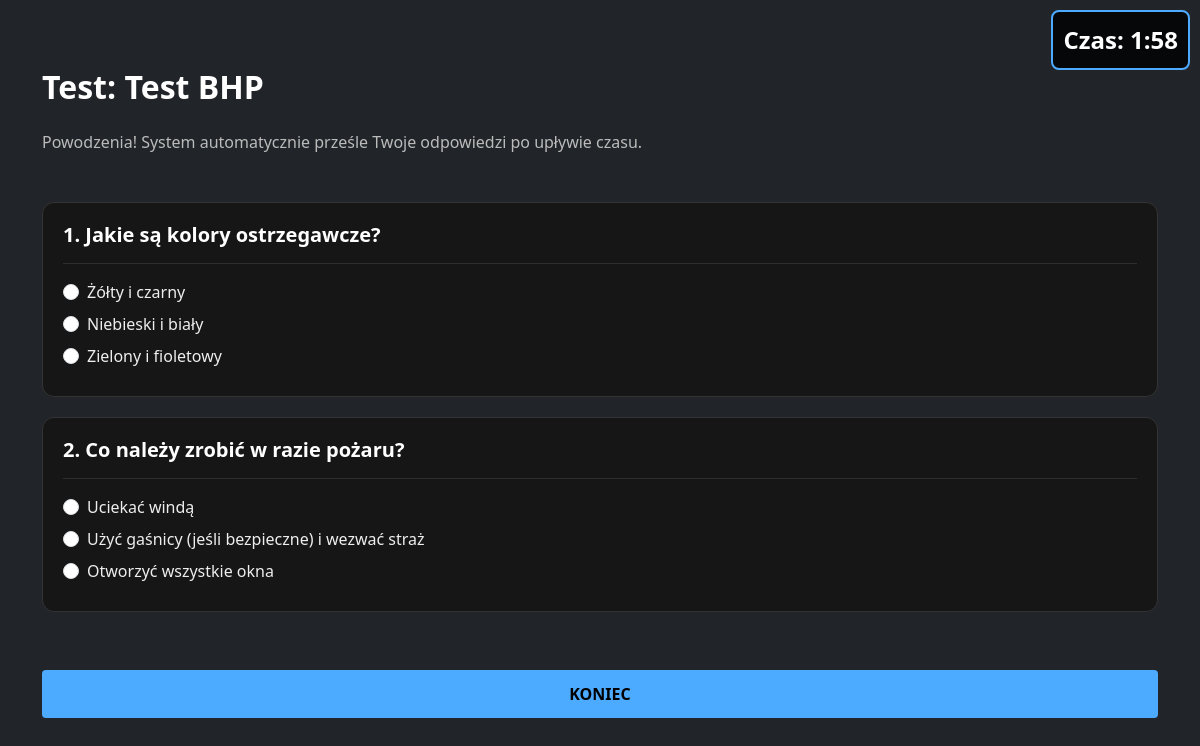
Screenshot of /lab14/test.php (signed in) with the database file from the repository.
### tables this page shows
CREATE TABLE IF NOT EXISTS `testy` (
  `id_testu` int(11) NOT NULL AUTO_INCREMENT,
  `nazwa_testu` varchar(255) NOT NULL,
  `opis` text,
  `czas_trwania` int(11) NOT NULL DEFAULT 600 COMMENT 'Czas w sekundach (domyślnie 10 min)',
  PRIMARY KEY (`id_testu`)
);

CREATE TABLE IF NOT EXISTS `pytania` (
  `id_pytania` int(11) NOT NULL AUTO_INCREMENT,
  `tresc_pytania` text NOT NULL,
  `id_testu` int(11) NOT NULL,
  PRIMARY KEY (`id_pytania`),
  CONSTRAINT `fk_pytania_testy` FOREIGN KEY (`id_testu`) REFERENCES `testy` (`id_testu`) ON DELETE CASCADE
);

CREATE TABLE IF NOT EXISTS `odpowiedzi` (
  `id_odpowiedzi` int(11) NOT NULL AUTO_INCREMENT,
  `id_pytania` int(11) NOT NULL,
  `tresc_odpowiedzi` text NOT NULL,
  `czy_poprawna` tinyint(1) NOT NULL DEFAULT 0,
  PRIMARY KEY (`id_odpowiedzi`),
  CONSTRAINT `fk_odpowiedzi_pytania` FOREIGN KEY (`id_pytania`) REFERENCES `pytania` (`id_pytania`) ON DELETE CASCADE
);

### lab14/test.php (the view, shortened to what this page needs)
<?php
require_once 'db_config.php';
$id_testu = $_GET['id'] ?? 1;
$stmt = $conn->prepare("SELECT * FROM testy WHERE id_testu = ?");
$stmt->execute([$id_testu]);
$test = $stmt->fetch();
$stmt_pytania = $conn->prepare("SELECT * FROM pytania WHERE id_testu = ?");
$stmt_pytania->execute([$id_testu]);
$pytania = $stmt_pytania->fetchAll();
$czas_trwania = $test['czas_trwania'];
?>
<!DOCTYPE html>
<html lang="pl">
<head>
    <link href="https://cdn.jsdelivr.net/npm/bootstrap@5.3.0/dist/css/bootstrap.min.css" rel="stylesheet">
    <link rel="stylesheet" href="../style.css">
</head>
<body class="bg-dark text-light">
    <div id="timer">Czas: <span id="time-left"><?php echo floor($czas_trwania / 60); ?>:<?php echo sprintf('%02d', $czas_trwania % 60); ?></span></div>
    <div class="container mt-5">
        <h2 class="mb-4">Test: <?php echo htmlspecialchars($test['nazwa_testu']); ?></h2>
        <p class="text-secondary mb-5">Powodzenia! System automatycznie prześle Twoje odpowiedzi po upływie czasu.</p>
        <form id="test-form" action="submit_test.php" method="POST">
            <?php foreach ($pytania as $i => $p): ?>
                <div class="question-card">
                    <h5><?php echo ($i+1); ?>. <?php echo htmlspecialchars($p['tresc_pytania']); ?></h5>
                    <hr class="border-secondary">
                    <?php
                        $stmt_odp = $conn->prepare("SELECT * FROM odpowiedzi WHERE id_pytania = ?");
                        $stmt_odp->execute([$p['id_pytania']]);
                        $odpowiedzi = $stmt_odp->fetchAll();
                        foreach ($odpowiedzi as $o):
                    ?>
                        <div class="form-check my-2">
                            <input class="form-check-input" type="radio"
                                   name="pytanie_<?php echo $p['id_pytania']; ?>"
                                   id="odp_<?php echo $o['id_odpowiedzi']; ?>"
                                   value="<?php echo $o['id_odpowiedzi']; ?>">
                            <label class="form-check-label" for="odp_<?php echo $o['id_odpowiedzi']; ?>">
                                <?php echo htmlspecialchars($o['tresc_odpowiedzi']); ?>
                            </label>
                        </div>
                    <?php endforeach; ?>
                </div>
            <?php endforeach; ?>
            <div class="text-center my-5">
                <button type="submit" class="btn btn-lg btn-danger px-5" id="btn-submit">KONIEC</button>
            </div>
        </form>
    </div>
</body>
</html>

### style.css (style rules this page uses)
:root { --bg-color: #0a0a0a; --card-bg: #161616; --text-primary: #ffffff; --text-secondary: #cccccc; --accent-color: #4dabff; --accent-hover: #70bcff; --border-color: #333333; --error-bg: #441111; --error-text: #ff9999; --success-bg: #113311; --success-text: #99ff99; }
body { font-family: 'Segoe UI', Tahoma, Geneva, Verdana, sans-serif; background-color: var(--bg-color); color: var(--text-primary); margin: 0; padding: 20px; }
.btn { width: 100%; padding: 12px; border: none; border-radius: 4px; background-color: var(--accent-color); color: #000; font-size: 16px; font-weight: bold; cursor: pointer; margin-top: 10px; transition: all 0.2s; }
h1, h2, h3, h4, h5, h6 { color: var(--text-primary) !important; font-weight: bold !important; }
p { color: var(--text-secondary) !important; }

### lab14/test.php (style rules this page uses)
#timer { font-size: 1.5rem; font-weight: bold; position: fixed; top: 10px; right: 10px; background: rgba(0,0,0,0.8); padding: 10px; border-radius: 8px; border: 2px solid var(--accent-color); z-index: 1000; color: #fff; }
.question-card { background: var(--card-bg); border: 1px solid var(--border-color); padding: 20px; border-radius: 12px; margin-bottom: 20px; color: #fff !important; }
.form-check-label { color: #eee !important; cursor: pointer; }
.text-secondary { color: #bbb !important; }
h2, h5 { color: #fff !important; }

### rows the page displays
testy: nazwa_testu "Test BHP"
pytania: tresc_pytania "Jakie są kolory ostrzegawcze?"
odpowiedzi: tresc_odpowiedzi "Żółty i czarny"
odpowiedzi: tresc_odpowiedzi "Niebieski i biały"
odpowiedzi: tresc_odpowiedzi "Zielony i fioletowy"
pytania: tresc_pytania "Co należy zrobić w razie pożaru?"
odpowiedzi: tresc_odpowiedzi "Uciekać windą"
odpowiedzi: tresc_odpowiedzi "Użyć gaśnicy (jeśli bezpieczne) i wezwać straż"
odpowiedzi: tresc_odpowiedzi "Otworzyć wszystkie okna"
